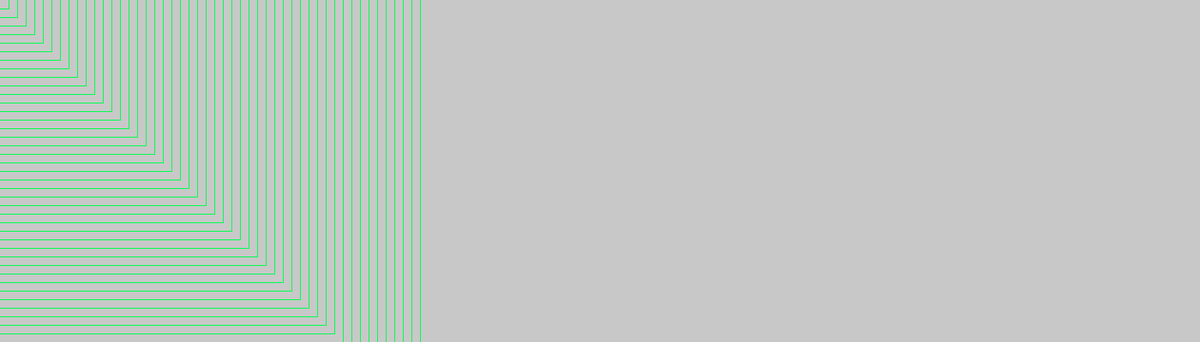
Frame 1 (no input)
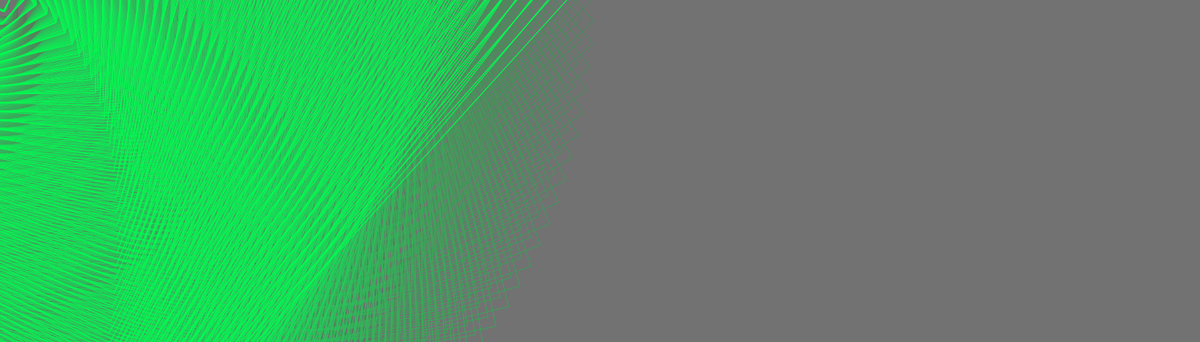
Frame 60 (the mouse pressed at the canvas centre just before this capture)
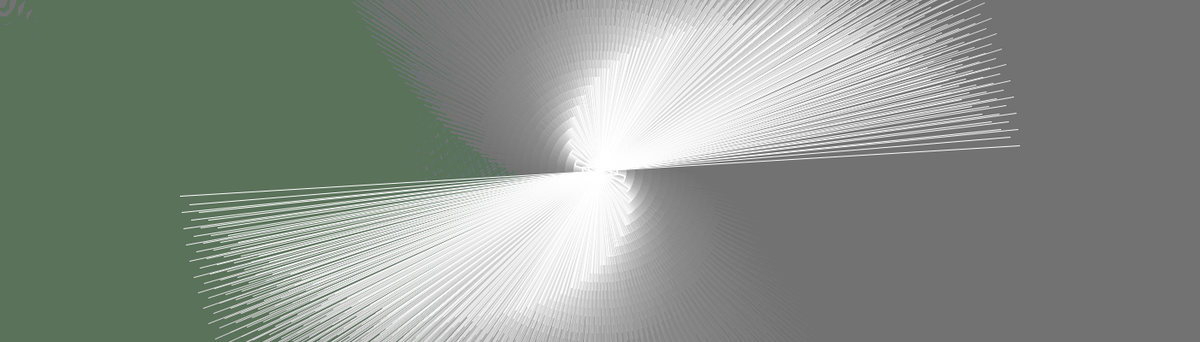
Frame 120 (the mouse held since frame 60 and released just before this capture)

The Processing sketch that drew these frames (run headless with seeded random() and noise(); from frame 60 on, the mouse is pressed at the canvas centre):

// Processing sketch: processing_102104
// ── processing_102104.pde

float angle;
void setup() {
  size(1400, 400);
  frameRate(30);
}

void draw() {
  noStroke();
  rectMode(CORNER);
  fill(100, 10);
  rect(0, 0, width, height);
  noFill();

  rectMode(CENTER);

  pushMatrix();
  translate(mouseX, mouseY);

  if (mousePressed) {
    stroke(#FFFFFF);
     for (int i = 1; i < 50; i++) {
      rotate(radians(angle/i));
      rect(0, 0, 20/i, 20*i);
    }
  }
  else {
    stroke(#00FF4F);
     for (int i = 1; i < 50; i++) {
      rotate(radians(angle/i));
      rect(0, 0, 20*i, 20*i);
    }
  }
  popMatrix();


  angle+=0.5;
}
